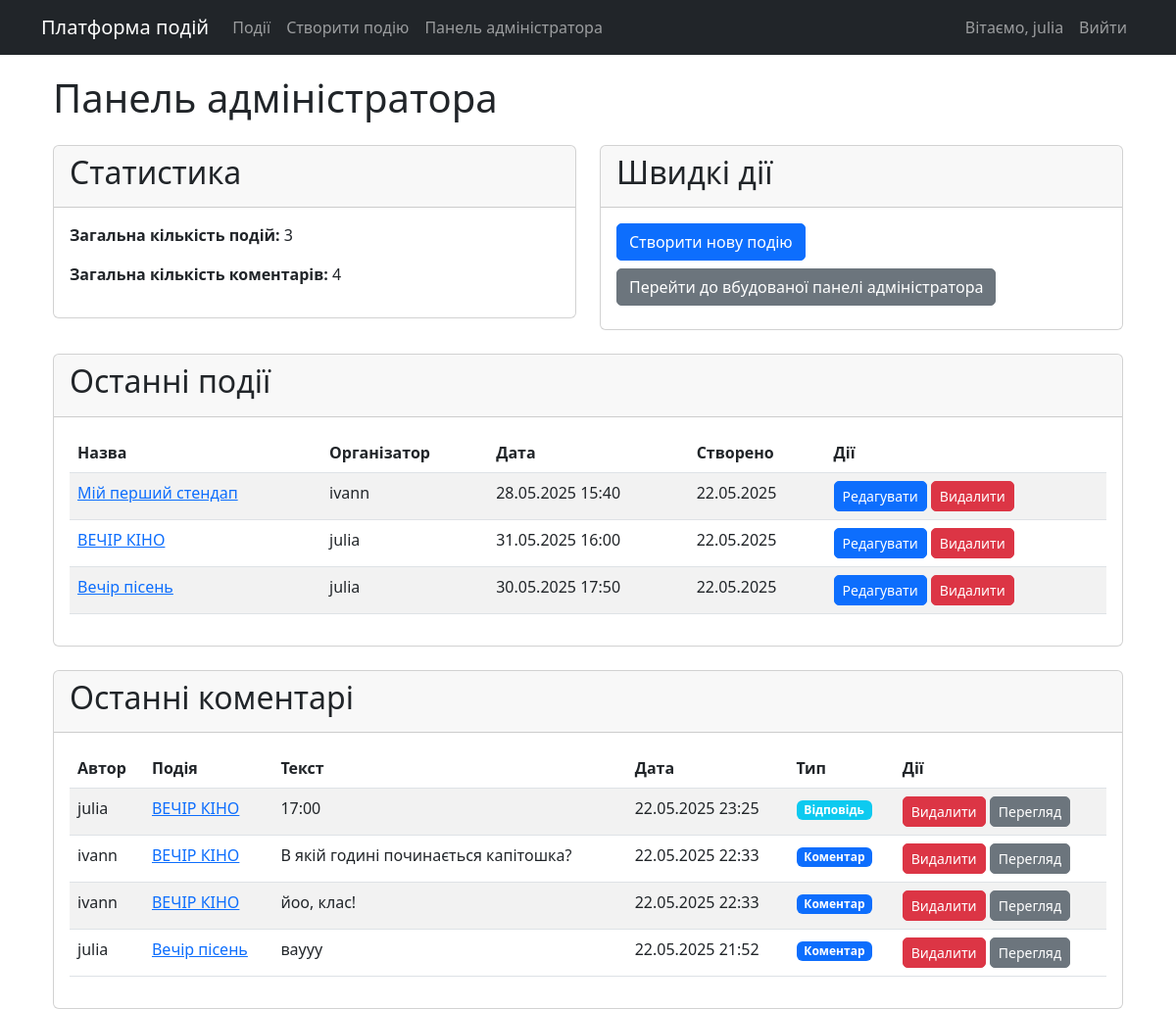
/admin-dashboard/ (signed in), run on the app's committed database.
### events/models.py (models this page shows, shortened)
class Event(models.Model):
    title = models.CharField(max_length=200)
    description = models.TextField()
    date = models.DateTimeField()
    location = models.CharField(max_length=200)
    organizer = models.ForeignKey(User, on_delete=models.CASCADE)
    created_at = models.DateTimeField(auto_now_add=True)
    updated_at = models.DateTimeField(auto_now=True)

class Comment(models.Model):
    event = models.ForeignKey(Event, on_delete=models.CASCADE, related_name='comments')
    author = models.ForeignKey(User, on_delete=models.CASCADE)
    text = models.TextField()
    created_at = models.DateTimeField(auto_now_add=True)
    parent = models.ForeignKey('self', null=True, blank=True, on_delete=models.CASCADE, related_name='replies')
    class Meta:
        ordering = ['created_at']

### events/views.py (the view)
# urls.py: path('admin-dashboard/', views.admin_dashboard, name='admin_dashboard'),
def admin_dashboard(request):
    if not request.user.is_superuser:
        messages.error(request, 'У вас немає прав доступу до цієї сторінки.')
        return redirect('event_list')
    events = Event.objects.all().order_by('-created_at')
    comments = Comment.objects.all().order_by('-created_at')
    context = {
        'events': events,
        'comments': comments,
    }
    return render(request, 'admin/dashboard.html', context)

### templates/admin/dashboard.html (shortened to what this page needs)
{% extends 'base.html' %}
{% block content %}
<div class="container">
    <h1 class="mb-4">Панель адміністратора</h1>
    <div class="row">
        <div class="col-md-6">
            <div class="card mb-4">
                <div class="card-header">
                    <h2>Статистика</h2>
                </div>
                <div class="card-body">
                    <p><strong>Загальна кількість подій:</strong> {{ events|length }}</p>
                    <p><strong>Загальна кількість коментарів:</strong> {{ comments|length }}</p>
                </div>
            </div>
        </div>
        <div class="col-md-6">
            <div class="card mb-4">
                <div class="card-header">
                    <h2>Швидкі дії</h2>
                </div>
                <div class="card-body">
                    <a href="{% url 'event_create' %}" class="btn btn-primary mb-2">Створити нову подію</a>
                    <a href="/admin/" class="btn btn-secondary mb-2">Перейти до вбудованої панелі адміністратора</a>
                </div>
            </div>
        </div>
    </div>
    <div class="card mb-4">
        <div class="card-header">
            <h2>Останні події</h2>
        </div>
        <div class="card-body">
            <div class="table-responsive">
                <table class="table table-striped">
                    <thead>
                        <tr>
                            <th>Назва</th>
                            <th>Організатор</th>
                            <th>Дата</th>
                            <th>Створено</th>
                            <th>Дії</th>
                        </tr>
                    </thead>
                    <tbody>
                        {% for event in events %}
                        <tr>
                            <td><a href="{% url 'event_detail' event.pk %}">{{ event.title }}</a></td>
                            <td>{{ event.organizer.username }}</td>
                            <td>{{ event.date|date:"d.m.Y H:i" }}</td>
                            <td>{{ event.created_at|date:"d.m.Y" }}</td>
                            <td>
                                <a href="{% url 'event_edit' event.pk %}" class="btn btn-sm btn-primary">Редагувати</a>
                                <a href="{% url 'event_delete' event.pk %}" class="btn btn-sm btn-danger">Видалити</a>
                            </td>
                        </tr>
                        {% empty %}
                        <tr>
                            <td colspan="5" class="text-center">Немає подій</td>
                        </tr>
                        {% endfor %}
                    </tbody>
                </table>
            </div>
        </div>
    </div>
    <div class="card">
        <div class="card-header">
            <h2>Останні коментарі</h2>
        </div>
        <div class="card-body">
            <div class="table-responsive">
                <table class="table table-striped">
                    <thead>
                        <tr>
                            <th>Автор</th>
                            <th>Подія</th>
                            <th>Текст</th>
                            <th>Дата</th>
                            <th>Тип</th>
                            <th>Дії</th>
                        </tr>
                    </thead>
                    <tbody>
                        {% for comment in comments %}
                        <tr>
                            <td>{{ comment.author.username }}</td>
                            <td><a href="{% url 'event_detail' comment.event.pk %}">{{ comment.event.title }}</a></td>
                            <td>{{ comment.text|truncatechars:50 }}</td>
                            <td>{{ comment.created_at|date:"d.m.Y H:i" }}</td>
                            <td>
                                {% if comment.parent %}
                                <span class="badge bg-info">Відповідь</span>
                                {% else %}
                                <span class="badge bg-primary">Коментар</span>
                                {% endif %}
                            </td>
                            <td>
                                <a href="{% url 'delete_comment' comment.pk %}" class="btn btn-sm btn-danger"
                                   onclick="return confirm('Ви впевнені, що хочете видалити цей коментар?')">Видалити</a>
                                <a href="{% url 'event_detail' comment.event.pk %}#comment-{{ comment.id }}" class="btn btn-sm btn-secondary">Перегляд</a>
                            </td>
                        </tr>
                        {% empty %}
                        <tr>
                            <td colspan="6" class="text-center">Немає коментарів</td>
                        </tr>
                        {% endfor %}
                    </tbody>
                </table>
            </div>
        </div>
    </div>
</div>
{% endblock %}

### templates/base.html (shortened to what this page needs)
<!DOCTYPE html>
{% load static %}
<html lang="uk">
<head>
    <link href="https://cdn.jsdelivr.net/npm/bootstrap@5.3.0/dist/css/bootstrap.min.css" rel="stylesheet">
</head>
<body>
    <nav class="navbar navbar-expand-lg navbar-dark bg-dark">
        <div class="container">
            <a class="navbar-brand" href="{% url 'event_list' %}">Платформа подій</a>
            <div class="collapse navbar-collapse" id="navbarNav">
                <ul class="navbar-nav me-auto">
                    <li class="nav-item">
                        <a class="nav-link" href="{% url 'event_list' %}">Події</a>
                    </li>
                    {% if user.is_authenticated %}
                    <li class="nav-item">
                        <a class="nav-link" href="{% url 'event_create' %}">Створити подію</a>
                    </li>
                    {% endif %}
                    {% if user.is_superuser %}
                    <li class="nav-item">
                        <a class="nav-link" href="{% url 'admin_dashboard' %}">Панель адміністратора</a>
                    </li>
                    {% endif %}
                </ul>
                <ul class="navbar-nav">
                    {% if user.is_authenticated %}
                    <li class="nav-item">
                        <span class="nav-link">Вітаємо, {{ user.username }}</span>
                    </li>
                    <li class="nav-item">
                        <form method="post" action="{% url 'logout' %}" class="d-inline">
                            <button type="submit" class="btn btn-link nav-link">Вийти</button>
                        </form>
                    </li>
                    {% endif %}
                </ul>
            </div>
        </div>
    </nav>
    <div class="container">
        {% block content %}{% endblock %}
    </div>
</body>
</html>

### templates/base.html (style rules this page uses)
.navbar { margin-bottom: 20px; }
.btn-link.nav-link { background: none; border: none; padding: 0.5rem 1rem; color: rgba(255, 255, 255, 0.55); text-decoration: none; cursor: pointer; font-size: 1rem; }
.btn { border-radius: 5px; transition: all 0.2s; }

### data on the page
Event: title "Мій перший стендап", organizer.username "ivann", date "28.05.2025 15:40", created_at "22.05.2025"
Event: title "ВЕЧІР КІНО", organizer.username "julia", date "31.05.2025 16:00", created_at "22.05.2025"
Event: title "Вечір пісень", organizer.username "julia", date "30.05.2025 17:50", created_at "22.05.2025"
Comment: author.username "julia", event "ВЕЧІР КІНО", text "17:00", created_at "22.05.2025 23:25", shows "Відповідь"
Comment: author.username "ivann", event "ВЕЧІР КІНО", text "В якій годині починається капітошка?", created_at "22.05.2025 22:33", shows "Коментар"
Comment: author.username "ivann", event "ВЕЧІР КІНО", text "йоо, клас!", created_at "22.05.2025 22:33", shows "Коментар"
Comment: author.username "julia", event "Вечір пісень", text "ваууу", created_at "22.05.2025 21:52", shows "Коментар"

### other printed values
{{ user.username }} "julia"
{{ events|length }} "3"
{{ comments|length }} "4"
